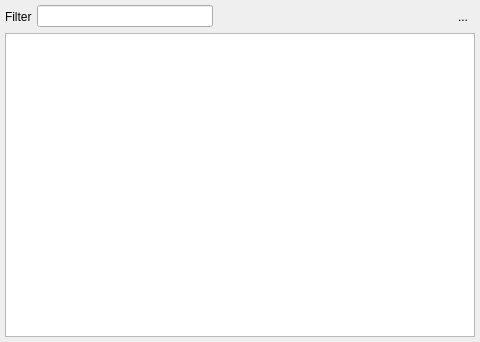
<?xml version="1.0" encoding="UTF-8"?>
<ui version="4.0">
 <class>LogWidget</class>
 <widget class="QWidget" name="LogWidget">
  <property name="geometry">
   <rect>
    <x>0</x>
    <y>0</y>
    <width>480</width>
    <height>342</height>
   </rect>
  </property>
  <property name="windowTitle">
   <string>Form</string>
  </property>
  <layout class="QVBoxLayout" name="verticalLayout">
   <property name="spacing">
    <number>5</number>
   </property>
   <property name="leftMargin">
    <number>5</number>
   </property>
   <property name="topMargin">
    <number>5</number>
   </property>
   <property name="rightMargin">
    <number>5</number>
   </property>
   <property name="bottomMargin">
    <number>5</number>
   </property>
   <item>
    <layout class="QHBoxLayout" name="horizontalLayout">
     <item>
      <widget class="QLabel" name="label_2">
       <property name="text">
        <string>Filter</string>
       </property>
      </widget>
     </item>
     <item>
      <widget class="QLineEdit" name="edFilter">
       <property name="clearButtonEnabled">
        <bool>true</bool>
       </property>
      </widget>
     </item>
     <item>
      <spacer name="horizontalSpacer">
       <property name="orientation">
        <enum>Qt::Horizontal</enum>
       </property>
       <property name="sizeHint" stdset="0">
        <size>
         <width>40</width>
         <height>20</height>
        </size>
       </property>
      </spacer>
     </item>
     <item>
      <widget class="QToolButton" name="btClearLog">
       <property name="toolTip">
        <string>Clear</string>
       </property>
       <property name="icon">
        <iconset resource="../../shvspy.qrc">
         <normaloff>:/shvspy/images/delete.svg</normaloff>:/shvspy/images/delete.svg</iconset>
       </property>
       <property name="autoRaise">
        <bool>true</bool>
       </property>
      </widget>
     </item>
     <item>
      <widget class="QToolButton" name="btResizeColumns">
       <property name="toolTip">
        <string>Resize columns to fit content</string>
       </property>
       <property name="icon">
        <iconset resource="../../shvspy.qrc">
         <normaloff>:/shvspy/images/fit-width.svg</normaloff>:/shvspy/images/fit-width.svg</iconset>
       </property>
       <property name="autoRaise">
        <bool>true</bool>
       </property>
      </widget>
     </item>
     <item>
      <widget class="QToolButton" name="btTableMenu">
       <property name="toolTip">
        <string>Event log options</string>
       </property>
       <property name="text">
        <string>...</string>
       </property>
       <property name="icon">
        <iconset>
         <normaloff>:/qf/qmlwidgets/images/flat/settings.svg</normaloff>:/qf/qmlwidgets/images/flat/settings.svg</iconset>
       </property>
       <property name="popupMode">
        <enum>QToolButton::InstantPopup</enum>
       </property>
       <property name="autoRaise">
        <bool>true</bool>
       </property>
      </widget>
     </item>
    </layout>
   </item>
   <item>
    <widget class="LogWidgetTableView" name="tableView">
     <property name="editTriggers">
      <set>QAbstractItemView::NoEditTriggers</set>
     </property>
     <property name="selectionMode">
      <enum>QAbstractItemView::ExtendedSelection</enum>
     </property>
     <property name="gridStyle">
      <enum>Qt::NoPen</enum>
     </property>
     <attribute name="horizontalHeaderStretchLastSection">
      <bool>true</bool>
     </attribute>
    </widget>
   </item>
  </layout>
 </widget>
 <customwidgets>
  <customwidget>
   <class>LogWidgetTableView</class>
   <extends>QTableView</extends>
   <header>src/log/logwidget.h</header>
  </customwidget>
 </customwidgets>
 <resources>
  <include location="../../shvspy.qrc"/>
 </resources>
 <connections/>
</ui>
